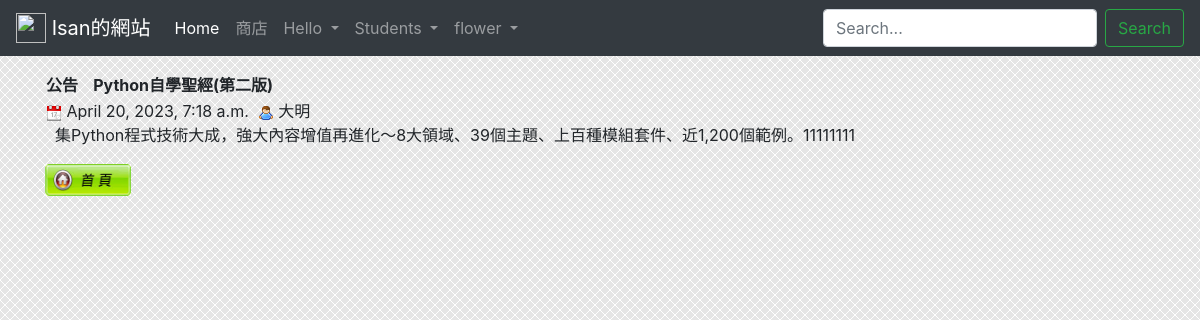
The app's page /newsdetail/26/ with its own data.
### news/models.py (models this page shows, shortened)
class NewsUnit(models.Model):
    catego = models.CharField(max_length=10, null=False)
    nickname = models.CharField(max_length=20, null=False)
    title = models.CharField(max_length=50, null=False)
    message = models.TextField(null=False)
    pubtime = models.DateTimeField(auto_now=True)
    enabled = models.BooleanField(default=False)
    press = models.IntegerField(default=0)

### news/views.py (the view)
# urls.py: path('newsdetail/<int:detailid>/', nviews.detail),
def detail(request, detailid=None):  #詳細頁面
	unit = models.NewsUnit.objects.get(id=detailid)
	category = unit.catego
	title = unit.title
	pubtime = unit.pubtime
	nickname = unit.nickname
	message = unit.message
	unit.press += 1
	unit.save()
	return render(request, "news/detail.html", locals())

### templates/news/detail.html
{% extends "base.html" %}
{% load static %}
{% block content %}
		<div class="contentbox">
			<table width="100%">
			<tr>
			  <th align="left"><span class="typeblock">{{category}}&nbsp;&nbsp;</span>&nbsp;&nbsp;{{title}}</th>
			</tr>
			<tr>
			  <td><span class="newsinfo">
				<img src="{% static "images/date.png" %}" alt="" width="16" height="16" />&nbsp;{{pubtime}}
				&nbsp;<img src="{% static "images/user.png" %}" alt="" width="16" height="16" />&nbsp;{{nickname}}
				<p>&nbsp;&nbsp;{{message}}</p>
			  </td>
			</tr>
			</table>
			<div class="topfunction">
				<a href="/newsindex/" title="返回首頁">
				<img src="{% static "images/home.png" %}" alt="返回首頁" width="86" height="32" /></a>
			</div>
		</div>
{% endblock %}

### static/css/style.css (style rules this page uses)
html, body { margin: 0; padding: 0; height: 100%; border: none; }
body { margin-left: 0px; margin-top: 0px; margin-right: 0px; margin-bottom: 0px; background-image: url(images/bg.gif); }

### records on screen
NewsUnit: catego "公告", title "Python自學聖經(第二版)", pubtime "April 20, 2023, 7:18 a.m.", nickname "大明", message "集Python程式技術大成，強大內容增值再進化～8大領域、39個主題、上百種模組套件、近1,200個範例。11111111"
